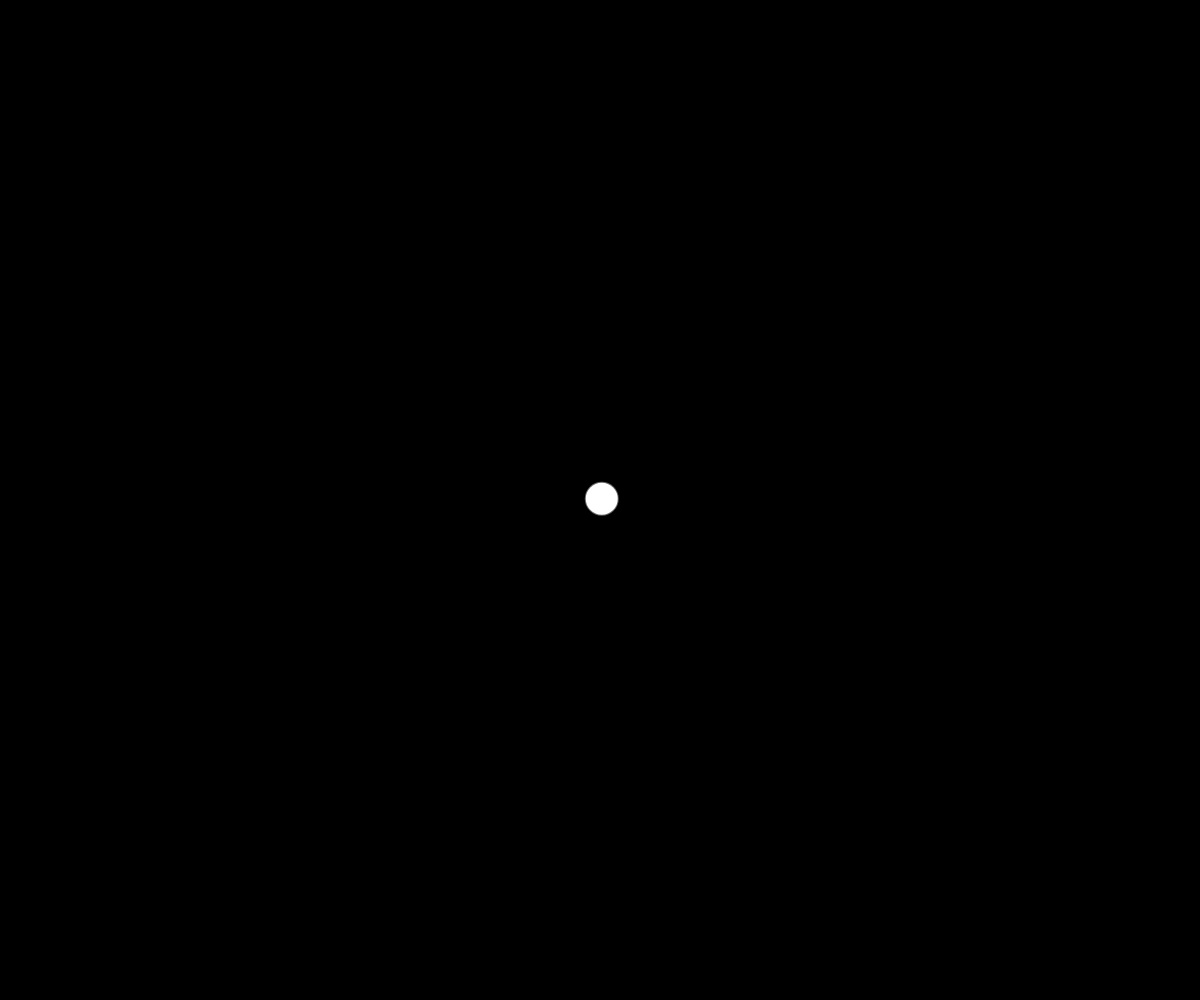
Frame 1 (no input)
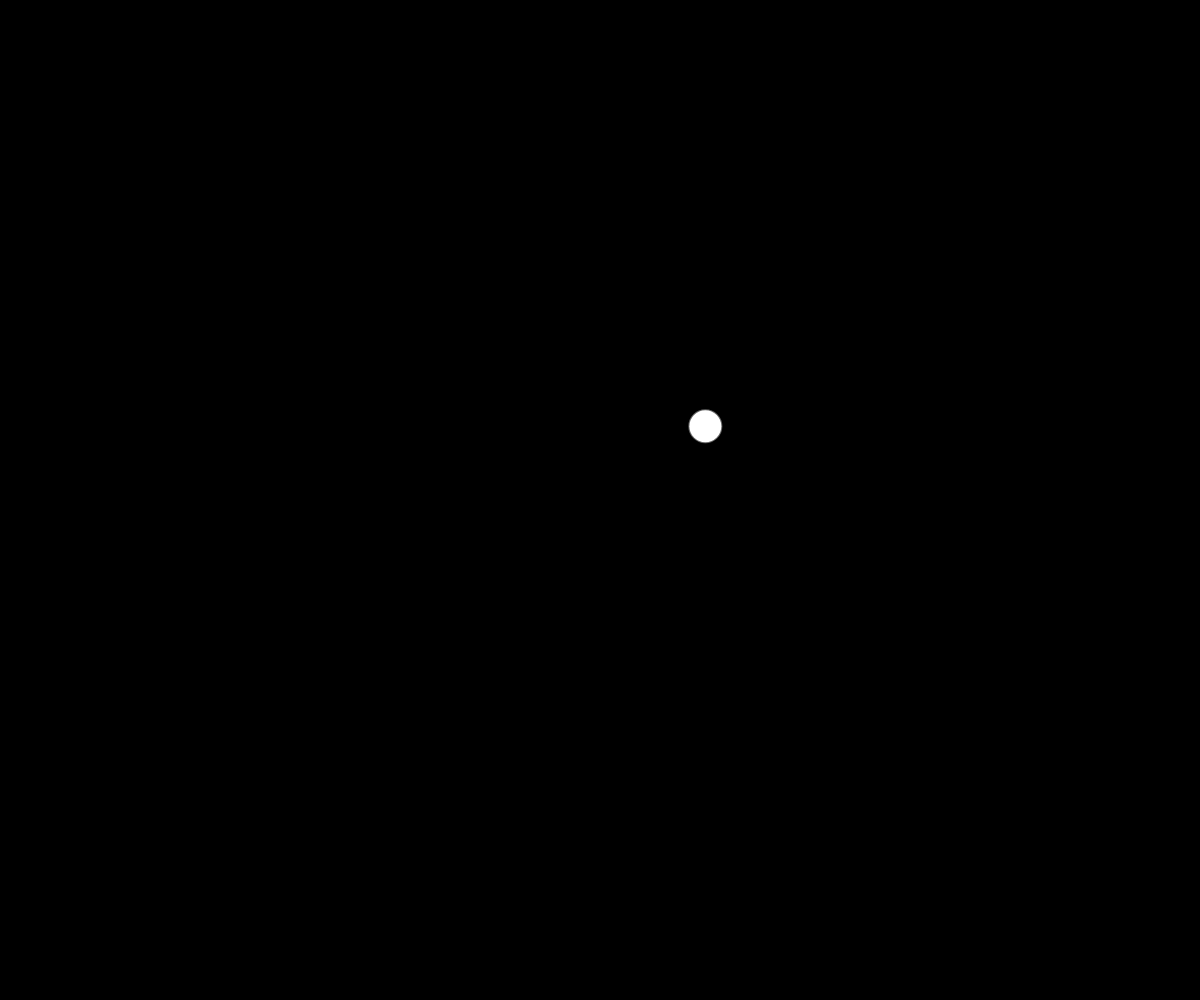
Frame 60 (no input)
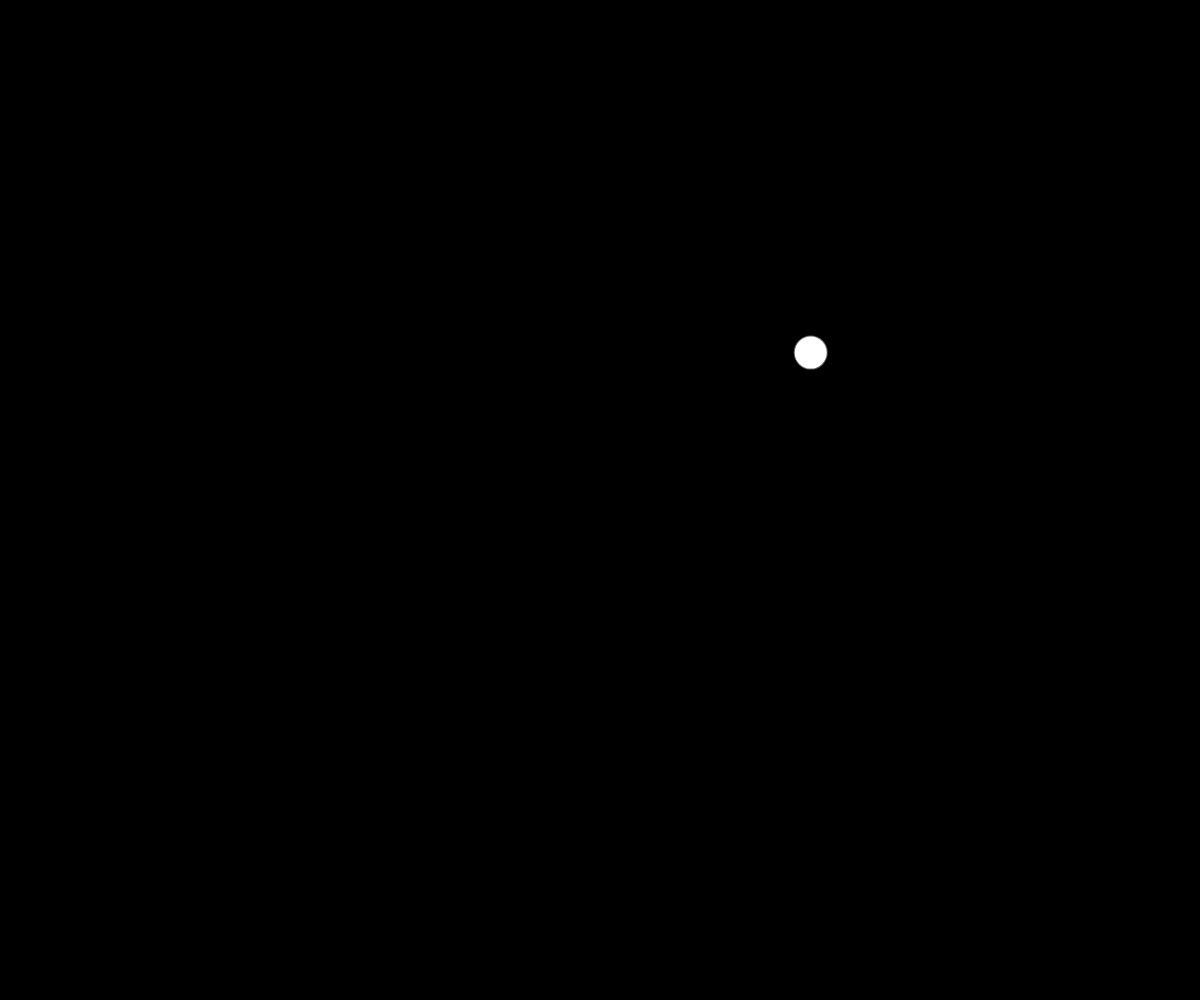
Frame 120 (the mouse pressed at the canvas centre since frame 60)

The p5.js sketch that drew these frames (run headless with seeded random() and noise() and a simulated clock; from frame 60 on, the mouse is pressed at the canvas centre):

// p5.js sketch
// ── sketch.js
let vector;
function setup() {
  createCanvas(windowWidth, windowHeight)
  vector = new Vector(width / 2, height / 2);
  // put setup code here
}

function draw() {
  background(0);
  vector.update();
  vector.show();
}

// ── vector.js
class Vector {
  constructor(x, y) {
    this.pos = createVector(x, y);
    this.vel = p5.Vector.random2D();
    this.vel.mult(random(3));
  }

  update() {
    // ใช้ function add ได้
    this.pos.add(this.vel);
    //this.pos.x = this.pos.x + this.vel.x;
    //this.pos.y = this.pos.y + this.vel.y;


  }

  show() {
    stroke(255, 100);
    strokeWeight(2);
    ellipse(this.pos.x, this.pos.y, 32);
  }
}
